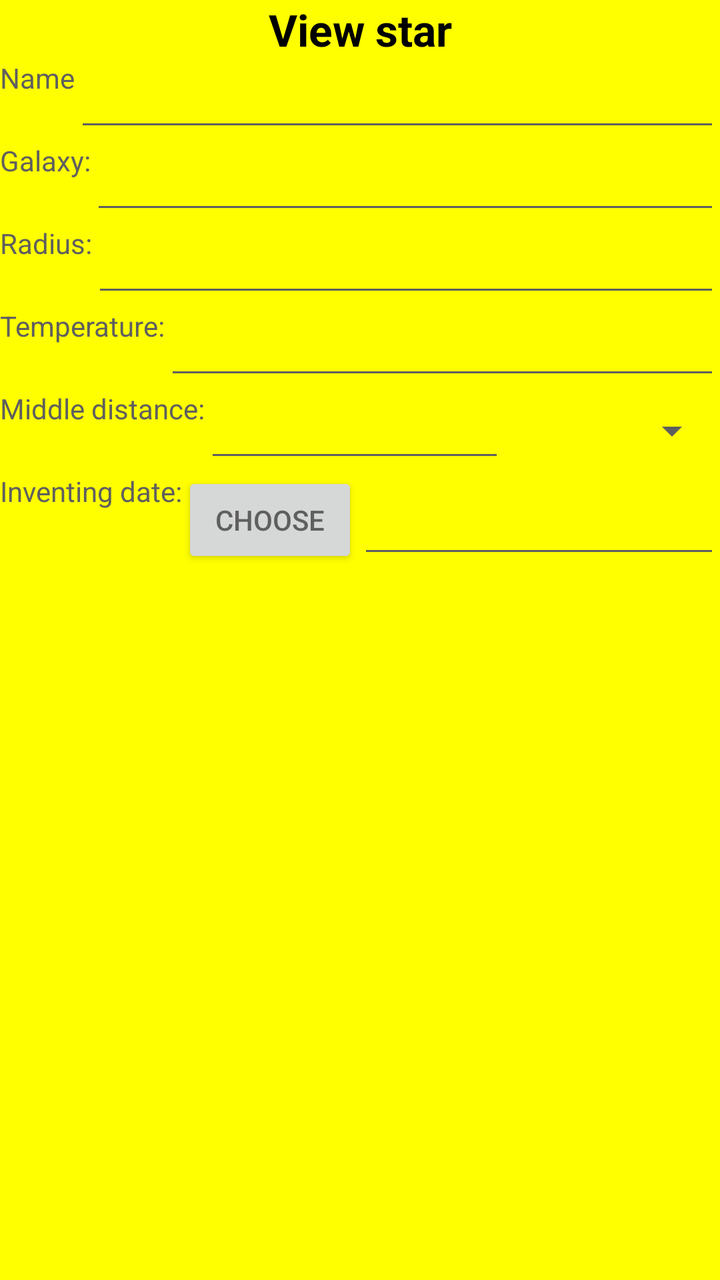
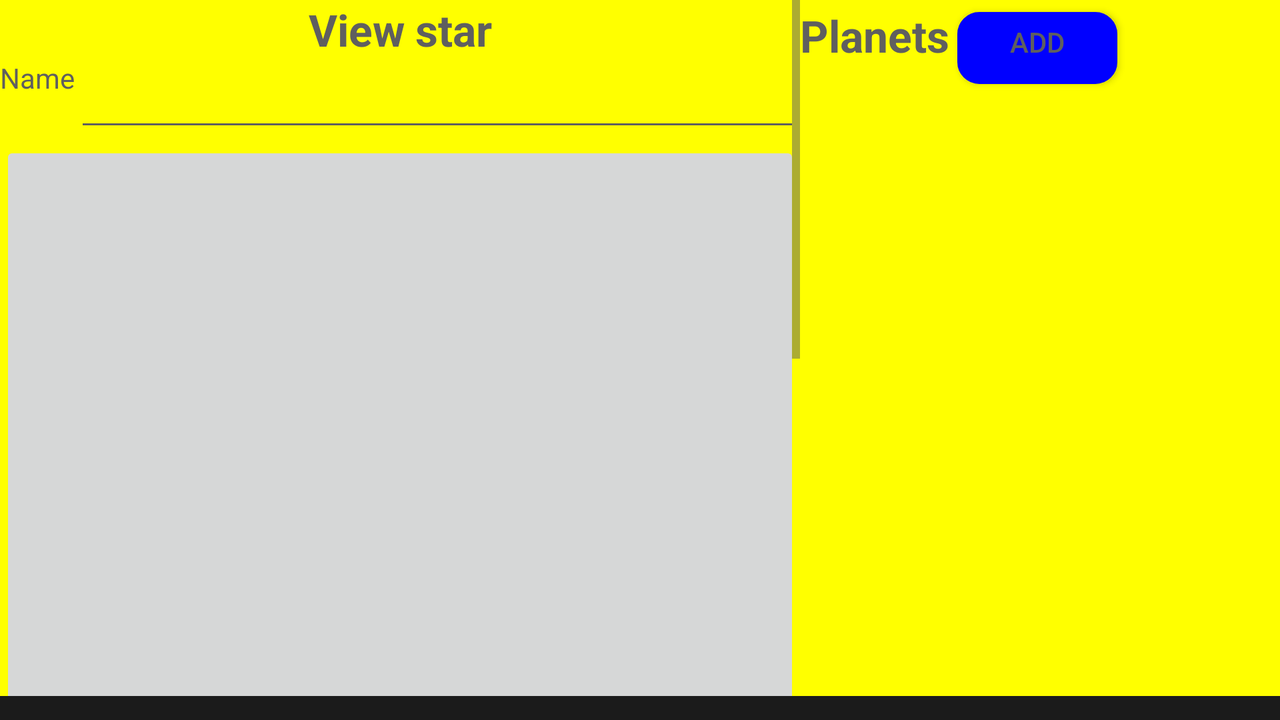

Compare how this app lays out the same screen by default and in its alternative resource folder. The renders come first, then the two layout files and the values they reference.
<!-- AndroidManifest.xml: activity theme AppTheme.NoActionBar -->
<!-- res/layout/fragment_star.xml -->
<ScrollView xmlns:android="http://schemas.android.com/apk/res/android"
    xmlns:app="http://schemas.android.com/apk/res-auto"
    xmlns:tools="http://schemas.android.com/tools"
    tools:context="com.example.astronomicdirclient.ui.main.StarTabFragment"
    android:layout_height="match_parent"
    android:layout_width="match_parent"  >
<LinearLayout
    android:id="@+id/constraintLayout"
    android:layout_width="match_parent"
    android:layout_height="match_parent"
    android:orientation="vertical">

    <TextView
        android:layout_width="match_parent"
        android:layout_height="wrap_content"
        android:text="View star"
        android:textAlignment="center"
        android:textColor="@android:color/black"
        android:textSize="22sp"
        android:textStyle="bold" />
    <LinearLayout
        android:layout_width="match_parent"
        android:layout_height="wrap_content"
        android:orientation="horizontal">
        <TextView
            android:layout_width="wrap_content"
            android:layout_height="match_parent"
            android:text="Name">
            Name:
        </TextView>
        <EditText
            android:layout_width="match_parent"
            android:layout_height="match_parent"
            android:id="@+id/name_field"/>
    </LinearLayout>
    <ImageView
        android:layout_width="match_parent"
        android:layout_height="wrap_content"
        android:id="@+id/photo"/>
    <LinearLayout
        android:layout_width="match_parent"
        android:layout_height="wrap_content"
        android:orientation="horizontal">
        <TextView
            android:layout_width="wrap_content"
            android:layout_height="match_parent"
            android:text="Galaxy:"/>
        <EditText
            android:layout_width="match_parent"
            android:layout_height="match_parent"
            android:id="@+id/gal_field"/>
    </LinearLayout>

    <LinearLayout
        android:layout_width="match_parent"
        android:layout_height="wrap_content"
        android:orientation="horizontal">
        <TextView
            android:layout_width="wrap_content"
            android:layout_height="match_parent"
            android:text="Radius:"/>

        <EditText
            android:layout_width="match_parent"
            android:layout_height="match_parent"
            android:inputType="number"
            android:id="@+id/radius_field"/>
    </LinearLayout>

    <LinearLayout
        android:layout_width="match_parent"
        android:layout_height="wrap_content"
        android:orientation="horizontal">
        <TextView
            android:layout_width="wrap_content"
            android:layout_height="match_parent"
            android:text="Temperature:"/>
        <EditText
            android:layout_width="match_parent"
            android:layout_height="match_parent"
            android:inputType="number"
            android:id="@+id/temp_field"/>
    </LinearLayout>

    <LinearLayout
        android:layout_width="match_parent"
        android:layout_height="wrap_content"
        android:orientation="horizontal">
        <TextView
            android:layout_width="wrap_content"
            android:layout_height="match_parent"
            android:text="Middle distance:"/>

        <EditText
            android:id="@+id/dist_field"
            android:layout_width="150dp"
            android:layout_height="match_parent"
            android:inputType="number" />

        <Spinner
            android:id="@+id/spinner"
            android:layout_width="10dp"
            android:layout_height="match_parent"
            android:layout_weight="1"

            android:entries="@array/unit_types" />
    </LinearLayout>

    <LinearLayout
        android:layout_width="match_parent"
        android:layout_height="wrap_content"
        android:orientation="horizontal">
        <TextView
            android:layout_width="wrap_content"
            android:layout_height="match_parent"
            android:text="Inventing date:"/>
        <Button
            android:layout_width="wrap_content"
            android:layout_height="match_parent"
            android:text="Choose"
            android:onClick="chooseDate"
            android:id="@+id/ch_date"/>
        <EditText
            android:layout_width="match_parent"
            android:layout_height="match_parent"
            android:id="@+id/date_field"
            android:inputType="date"
            android:enabled="false"/>


    </LinearLayout>
    <ListView
        android:layout_width="match_parent"
        android:layout_height="match_parent"
        android:id="@+id/planets">

    </ListView>
</LinearLayout>
</ScrollView>
<!-- resources referenced by this layout -->
<resources>
  <style name="AppTheme.NoActionBar">
          <item name="windowActionBar">false</item>
          <item name="windowNoTitle">true</item>
          <item name="android:background">#ffff00</item>
      </style>
</resources>
<!-- res/layout-land/fragment_star.xml (the repository's variant of the layout above) -->
<!-- drawn on the phone turned sideways -->
<LinearLayout xmlns:android="http://schemas.android.com/apk/res/android"
    xmlns:app="http://schemas.android.com/apk/res-auto"
    xmlns:tools="http://schemas.android.com/tools"
    tools:context="com.example.astronomicdirclient.ui.main.StarTabFragment"
    android:layout_height="match_parent"
    android:layout_width="match_parent"
    android:orientation="horizontal"
    android:background="@drawable/background">

        <ScrollView
            android:background="@drawable/background"
            android:id="@+id/star_form"
            android:layout_height="match_parent"
            android:layout_width="400dp">

            <LinearLayout
                android:layout_height="match_parent"
                android:layout_width="match_parent"
                android:id="@+id/constraintLayout"
                android:orientation="vertical">

                <TextView
                    android:layout_width="match_parent"
                    android:layout_height="wrap_content"
                    android:text="View star"
                    android:textAlignment="center"
                    android:textSize="22sp"
                    android:textStyle="bold" />

                <LinearLayout
                    android:layout_width="match_parent"
                    android:layout_height="wrap_content"
                    android:orientation="horizontal">

                    <TextView
                        android:layout_width="wrap_content"
                        android:layout_height="match_parent"
                        android:text="Name" />

                    <EditText
                        android:layout_width="match_parent"
                        android:layout_height="match_parent"
                        android:id="@+id/name_field" />
                </LinearLayout>

                <ImageButton
                    android:layout_width="match_parent"
                    android:layout_height="400dp"
                    android:id="@+id/photo" />

                <LinearLayout
                    android:layout_width="match_parent"
                    android:layout_height="wrap_content"
                    android:orientation="horizontal">

                    <TextView
                        android:layout_width="wrap_content"
                        android:layout_height="match_parent"
                        android:text="Galaxy:" />

                    <EditText
                        android:layout_width="match_parent"
                        android:layout_height="match_parent"
                        android:id="@+id/gal_field" />
                </LinearLayout>

                <LinearLayout
                    android:layout_width="match_parent"
                    android:layout_height="wrap_content"
                    android:orientation="horizontal">

                    <TextView
                        android:layout_width="wrap_content"
                        android:layout_height="match_parent"
                        android:text="Radius:" />

                    <EditText
                        android:layout_width="match_parent"
                        android:layout_height="match_parent"
                        android:inputType="number"
                        android:id="@+id/radius_field" />
                </LinearLayout>

                <LinearLayout
                    android:layout_width="match_parent"
                    android:layout_height="wrap_content"
                    android:orientation="horizontal">

                    <TextView
                        android:layout_width="wrap_content"
                        android:layout_height="match_parent"
                        android:text="Temperature:" />

                    <EditText
                        android:layout_width="match_parent"
                        android:layout_height="match_parent"
                        android:inputType="number"
                        android:id="@+id/temp_field" />
                </LinearLayout>

                <LinearLayout
                    android:layout_width="match_parent"
                    android:layout_height="wrap_content"
                    android:orientation="horizontal">

                    <TextView
                        android:layout_width="wrap_content"
                        android:layout_height="match_parent"
                        android:text="Middle distance:" />

                    <EditText
                        android:id="@+id/dist_field"
                        android:layout_width="150dp"
                        android:layout_height="match_parent"
                        android:inputType="number" />

                    <Spinner
                        android:id="@+id/spinner"
                        android:layout_width="10dp"
                        android:layout_height="match_parent"
                        android:layout_weight="1"
                        android:popupBackground="@color/black"
                        android:entries="@array/unit_types" />
                </LinearLayout>

                <LinearLayout
                    android:layout_width="match_parent"
                    android:layout_height="wrap_content"
                    android:orientation="horizontal">

                    <TextView
                        android:layout_width="wrap_content"
                        android:layout_height="match_parent"
                        android:text="Inventing date:" />

                    <Button
                        android:id="@+id/ch_date"
                        android:layout_width="wrap_content"
                        android:layout_height="match_parent"
                        android:background="@drawable/inset"
                        android:onClick="chooseDate"
                        android:text="Choose" />

                    <EditText
                        android:layout_width="match_parent"
                        android:layout_height="match_parent"
                        android:id="@+id/date_field"
                        android:inputType="date"
                        android:enabled="false" />


                </LinearLayout>
            </LinearLayout>
        </ScrollView>

        <LinearLayout
            android:background="@drawable/background"
            android:orientation="vertical"
            android:id="@+id/planets_layout"
            android:layout_width="match_parent"
            android:layout_height="match_parent">

            <LinearLayout
                android:layout_width="match_parent"
                android:layout_height="wrap_content"
                android:orientation="horizontal">

                <TextView
                    android:layout_width="wrap_content"
                    android:layout_height="wrap_content"
                    android:textAlignment="center"
                    android:textSize="22sp"
                    android:textStyle="bold"
                    android:text="Planets" />

                <Button
                    android:layout_width="wrap_content"
                    android:layout_height="wrap_content"
                    android:text="Add"
                    android:background="@drawable/inset"
                    android:id="@+id/addPlanetBut" />
            </LinearLayout>

            <ListView
                android:id="@+id/planets"
                android:layout_width="match_parent"
                android:layout_height="match_parent">

            </ListView>
        </LinearLayout>
</LinearLayout>
<!-- resources referenced by the variant -->
<!-- as the phone turned sideways resolves them -->
<resources>
  <!-- drawable background (drawable) -->
  <?xml version="1.0" encoding="utf-8"?>
  <inset xmlns:android="http://schemas.android.com/apk/res/android"
      xmlns:tools="http://schemas.android.com/tools">
      <ripple android:color="?attr/colorControlHighlight"
          tools:targetApi="lollipop">
          <item>
              <shape android:shape="rectangle">
                  <gradient
                      android:angle="270"
                      android:centerColor="#1b1b1b"
                      android:endColor="#1b1b1b"
                      android:startColor="#000000"
                      android:type="linear"/>
                  <padding android:bottom="6dp"/>
                  
              </shape>
          </item>
      </ripple>
  </inset>
  <!-- drawable inset (drawable) -->
  <?xml version="1.0" encoding="utf-8"?>
  <inset xmlns:android="http://schemas.android.com/apk/res/android"
      android:insetBottom="6dp"
      android:insetLeft="4dp"
      android:insetRight="4dp"
      android:insetTop="6dp">
      <ripple android:color="?attr/colorControlHighlight">
          <item>
              <shape android:shape="rectangle"
                  android:tint="@color/colorPrimaryDark">
                  <corners android:radius="10dp"/>
                  <solid android:color="@color/colorPrimaryDark"/>
                  <padding android:bottom="6dp"/>
                  <stroke android:color="#000000" android:width="2dp"/>
              </shape>
          </item>
      </ripple>
  </inset>
  <style name="AppTheme.NoActionBar">
          <item name="windowActionBar">false</item>
          <item name="windowNoTitle">true</item>
          <item name="android:background">#ffff00</item>
      </style>
  <color name="colorPrimaryDark">#0000FF</color>
</resources>
